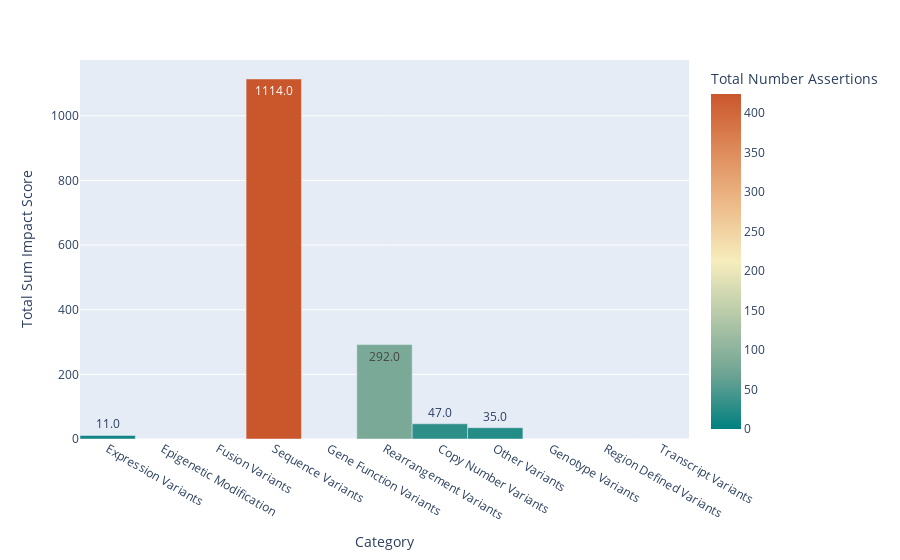

Source (notebook cell):
### Code cell
fig = px.bar(
    not_supported_feature_impact_df,
    x="Category",
    y="Total Sum Impact Score",
    hover_data=["Total Number Assertions"],
    color="Total Number Assertions",
    labels={"Total Sum Impact Score": "Total Sum Impact Score"},
    text_auto=".1f",
    color_continuous_scale="geyser"
)
fig.update_traces(width=1)
fig.show()

### Figure 1 — Plotly figure (JSON) as saved in the notebook; plotly's stock layout.template omitted (floating-point values rounded to 4 significant figures)
{"data": [{"alignmentgroup": "True", "customdata": [[12], [0], [0], [424], [0], [81], [29], [23], [0], [0], [0]], "hovertemplate": "Category=%{x}<br>Total Sum Impact Score=%{y}<br>Total Number Assertions=%{marker.color}<extra></extra>", "legendgroup": "", "marker": {"color": [12, 0, 0, 424, 0, 81, 29, 23, 0, 0, 0], "coloraxis": "coloraxis", "pattern": {"shape": ""}}, "name": "", "offsetgroup": "", "orientation": "v", "showlegend": false, "textposition": "auto", "texttemplate": "%{y:.1f}", "type": "bar", "width": 1, "x": ["Expression Variants", "Epigenetic Modification", "Fusion Variants", "Sequence Variants", "Gene Function Variants", "Rearrangement Variants", "Copy Number Variants", "Other Variants", "Genotype Variants", "Region Defined Variants", "Transcript Variants"], "xaxis": "x", "y": [11, 0, 0, 1114, 0, 292, 47, 35, 0, 0, 0], "yaxis": "y"}], "layout": {"barmode": "relative", "coloraxis": {"colorbar": {"title": {"text": "Total Number Assertions"}}, "colorscale": [[0, "rgb(0, 128, 128)"], [0.1667, "rgb(112, 164, 148)"], [0.3333, "rgb(180, 200, 168)"], [0.5, "rgb(246, 237, 189)"], [0.6667, "rgb(237, 187, 138)"], [0.8333, "rgb(222, 138, 90)"], [1, "rgb(202, 86, 44)"]]}, "legend": {"tracegroupgap": 0}, "margin": {"t": 60}, "xaxis": {"anchor": "y", "domain": [0, 1], "title": {"text": "Category"}}, "yaxis": {"anchor": "x", "domain": [0, 1], "title": {"text": "Total Sum Impact Score"}}}}
